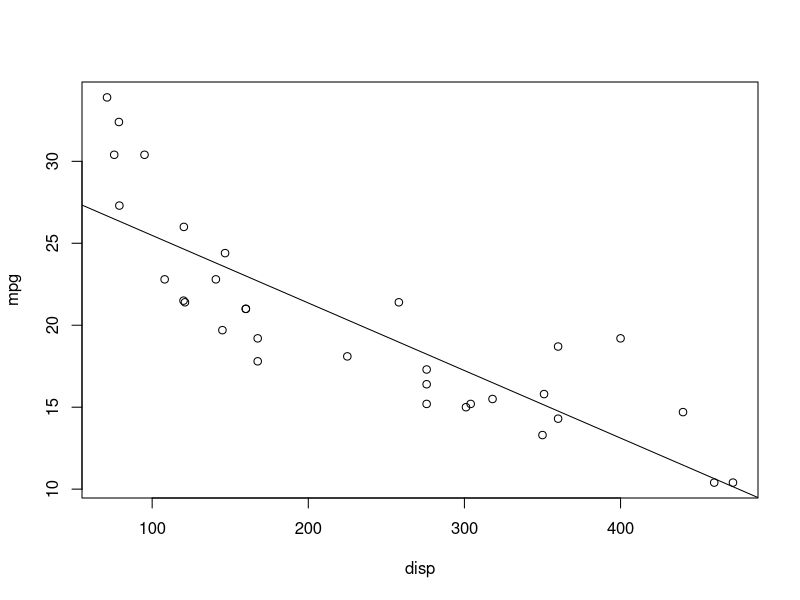
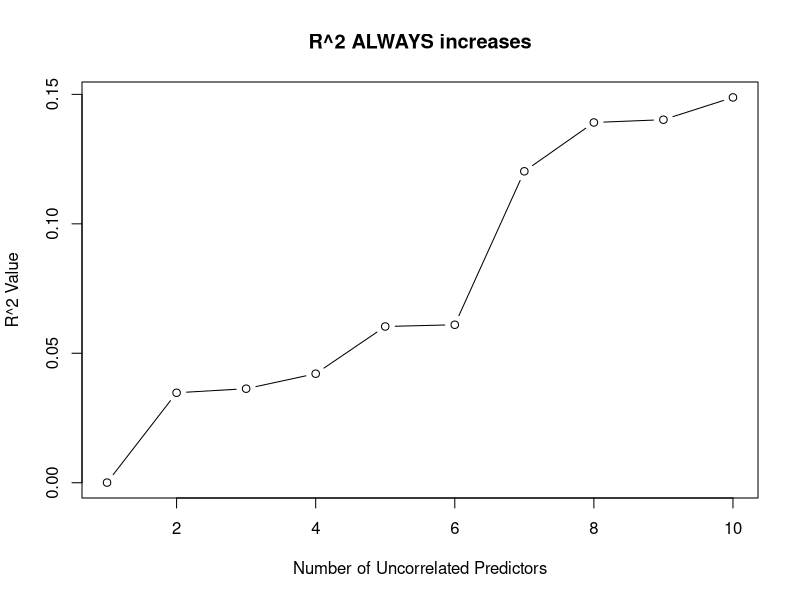
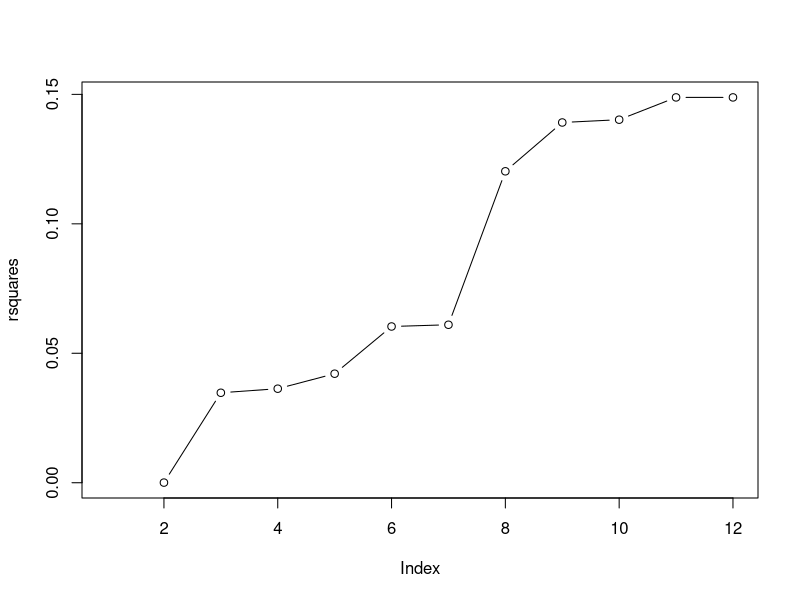
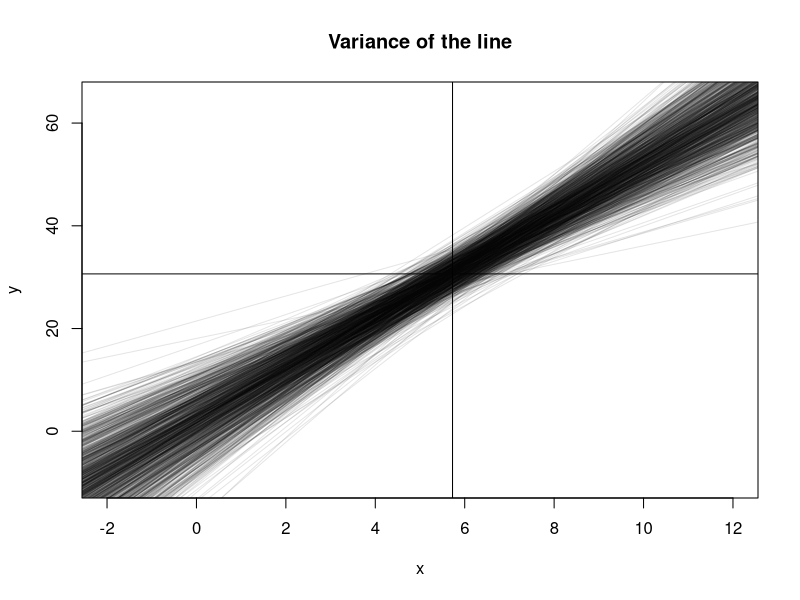
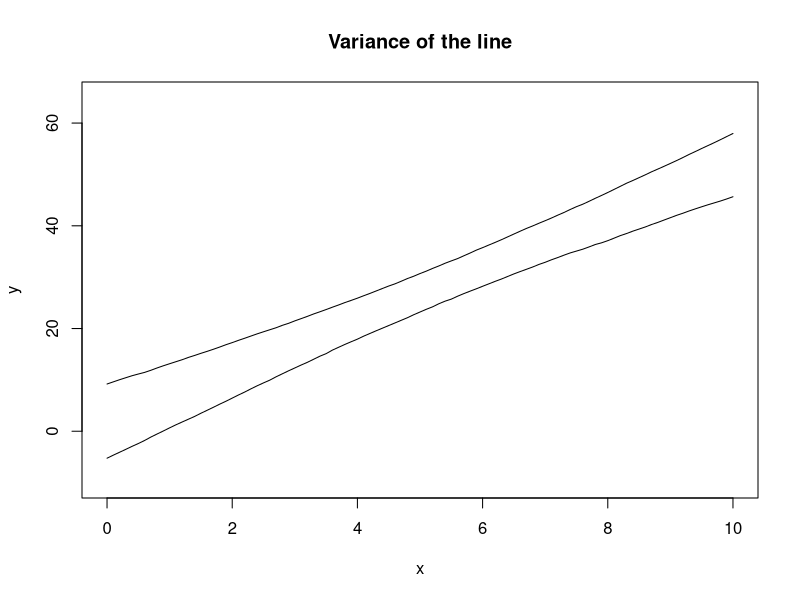
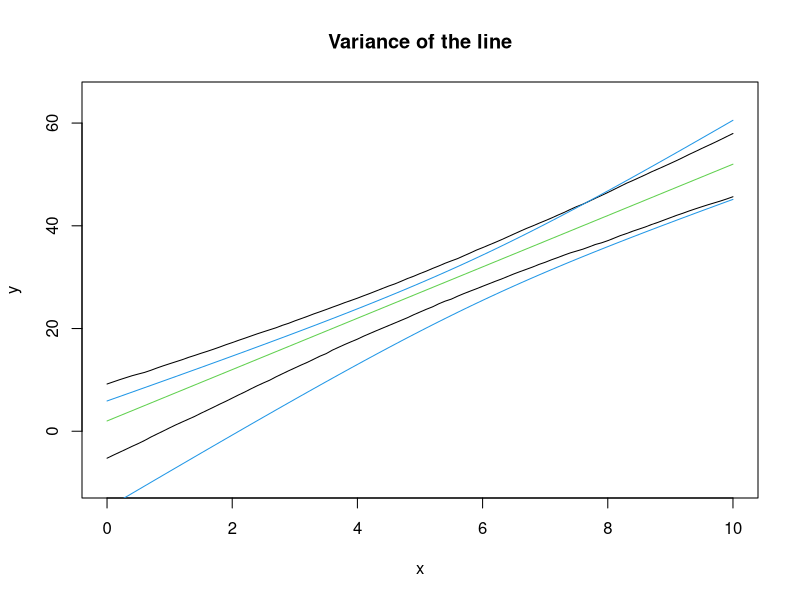
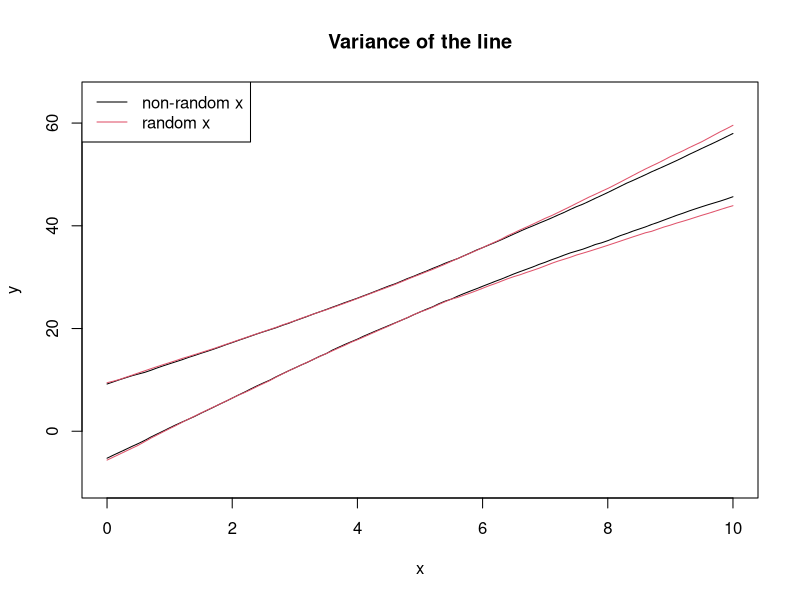
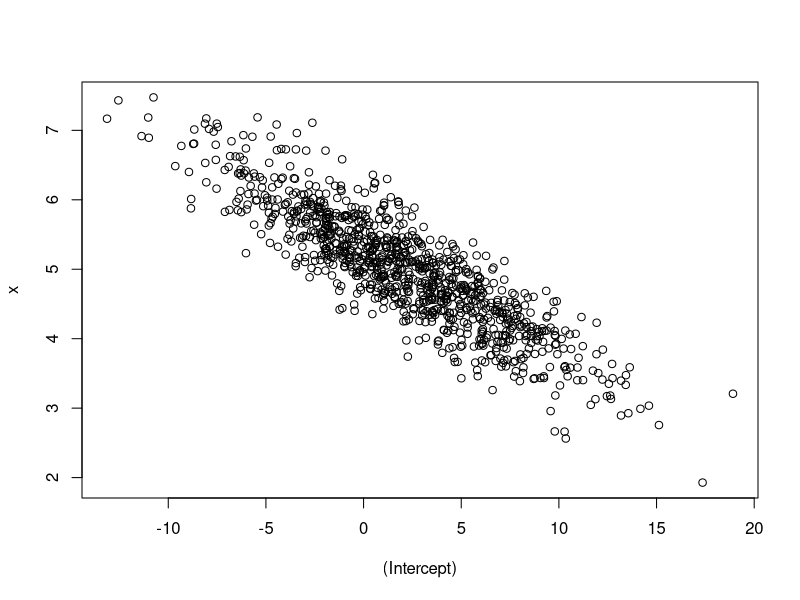

The R script that drew these images, in order:
## ---- chunk 1
plot(mpg ~ disp, data = mtcars)
abline(lm(mpg ~ disp, data = mtcars))
## ---- chunk 2
anova(lm(mpg ~ qsec, data = mtcars))
## ---- chunk 3
summary(lm(mpg ~ qsec, data = mtcars))$coef
## ---- chunk 4
nx <- 10 # Number of uncorrelated predictors
uncorr <- matrix(rnorm(50*(nx + 1)), 
    nrow = 50, ncol = nx + 1)
## First column is y, rest are x
colnames(uncorr) <- c("y", paste0("x", 1:nx))
uncorr <- as.data.frame(uncorr)

rsquares <- NA
for (i in 2:(nx + 1)) {
    rsquares <- c(rsquares,
        summary(lm(y ~ ., data = uncorr[,1:i]))$r.squared)
}
plot(1:10, rsquares[-1], type = "b",
    xlab = "Number of Uncorrelated Predictors",
    ylab = "R^2 Value",
    main = "R^2 ALWAYS increases")
## ---- chunk 5
uncorr[, nx + 2] <- uncorr[,2] + 3*uncorr[,3]
rsquares <- c(rsquares, summary(lm(y ~ ., data = uncorr))$r.squared)
rsquares
plot(rsquares, type = "b")
## ---- chunk 6
x <- runif(20, 0, 10)
b0 <- 2; b1 <- 5; sigma <- 10
b0s <- b1s <- double(1000)
plot(NA, pch = 0, 
    xlim = c(-2, 12), ylim = c(-10, 65),
    xlab = "x", ylab = "y",
    main = "Variance of the line")
abline(h = b0 + b1*mean(x))
abline(v = mean(x))
for (i in 1:1000) {
    y <- b0 + b1*x + rnorm(20, 0, sigma)
    abline(lm(y ~ x), col = rgb(0,0,0,0.1))
}

## ---- chunk 7
x <- runif(20, 0, 10)
b0 <- 2; b1 <- 5; sigma <- 10
all_lines <- replicate(1000, {
    y <- b0 + b1*x + rnorm(20, 0, sigma)
    predict(lm(y ~ x), newdata = list(x = seq(0, 10, 0.1)))
})

eightnine <- apply(all_lines, 1, quantile, probs = c(0.045, 0.945))
## ---- chunk 8
plot(NA, pch = 0, 
    xlim = c(0, 10), ylim = c(-10, 65),
    xlab = "x", ylab = "y",
    main = "Variance of the line")
lines(seq(0, 10, 0.1), eightnine[1, ])
lines(seq(0, 10, 0.1), eightnine[2, ])
## ---- chunk 9
plot(NA, pch = 0, 
    xlim = c(0, 10), ylim = c(-10, 65),
    xlab = "x", ylab = "y",
    main = "Variance of the line")
lines(seq(0, 10, 0.1), eightnine[1, ])
lines(seq(0, 10, 0.1), eightnine[2, ])

## Add the TRUE relationship
xseq <- seq(0, 10, 0.1)
lines(xseq, b0 + b1*xseq, col = 3)

## New sample from the data generating process
x <- runif(20, 0, 10)
y <- b0 + b1*x + rnorm(20, 0, sigma)

## Extract the CI
mylm <- lm(y ~ x)
xbeta <- predict(mylm, interval = "confidence",
    newdata = list(x = xseq))
#lines(xseq, xbeta[,"fit"], col = 4)
lines(xseq, xbeta[,"upr"], col = 4)
lines(xseq, xbeta[,"lwr"], col = 4)
## ---- chunk 10
b0 <- 2; b1 <- 5; sigma <- 10
all_lines2 <- replicate(1000, {
    x <- runif(20, 0, 10)
    y <- b0 + b1*x + rnorm(20, 0, sigma)
    predict(lm(y ~ x), newdata = list(x = seq(0, 10, 0.1)))
})

eightnine2 <- apply(all_lines2, 1, quantile, probs = c(0.045, 0.945))
## ---- chunk 11

plot(NA, pch = 0, 
    xlim = c(0, 10), ylim = c(-10, 65),
    xlab = "x", ylab = "y",
    main = "Variance of the line")
lines(seq(0, 10, 0.1), eightnine[1, ])
lines(seq(0, 10, 0.1), eightnine[2, ])
lines(seq(0, 10, 0.1), eightnine2[1, ], col = 2)
lines(seq(0, 10, 0.1), eightnine2[2, ], col = 2)
legend("topleft", legend = c("non-random x", "random x"), col = 1:2, lty = 1)

## ---- chunk 12
b0 <- 2; b1 <- 5; sigma <- 10
all_params <- replicate(1000, {
    x <- runif(20, 0, 10)
    y <- b0 + b1*x + rnorm(20, 0, sigma)
    coef(lm(y ~ x))
})
## ---- chunk 13
plot(t(all_params))
## ---- chunk 14
par(mfrow = c(1, 3))

## Marginal distribution of beta_0
plot(density(all_params[1,]),
    main = "Distribution of b_0",
    xlab = "b_0")
abline(v = quantile(all_params[1,], c(0.055, 0.945)), col = 2)
abline(v = 8, col = 3) # Hypothesized beta_0

## Marginal distribution of beta_1
plot(density(all_params[2,]),
    main = "Distribution of b_1",
    xlab = "b_1")
abline(v = quantile(all_params[2,], c(0.055, 0.945)), col = 2)
abline(v = 6, col = 3) # Hypothesized beta_1

## Joint distribution
plot(t(all_params), main = "Joint Distribution",
    xlab = "b_0", ylab = "b_1")
abline(v = quantile(all_params[1,], c(0.055, 0.945)), col = 2)
abline(h = quantile(all_params[2,], c(0.055, 0.945)), col = 2)
points(x = 8, y = 6, col = 3, pch = 16, cex = 1.5)
